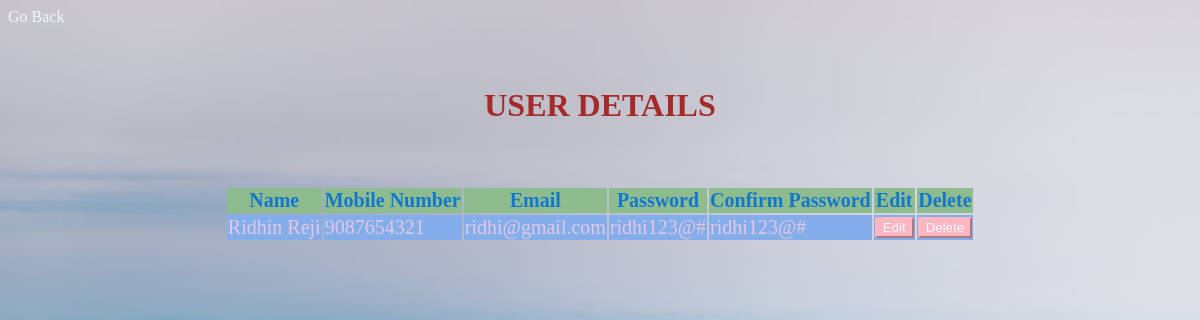
The page /AdminApp/userview on the database its author committed.
### userapp/models.py (models this page shows)
class reg_tbl(models.Model):
    fnm = models.CharField(max_length=25)
    mob = models.IntegerField()
    eml = models.EmailField()
    psw1 = models.CharField(max_length=25)
    psw2 = models.CharField(max_length=25)

### AdminApp/views.py (the view)
# urls.py: path('userview',views.userview),
def userview(request):
    obj=reg_tbl.objects.all()
    return render(request,"details.html",{"data":obj})

### Templates/details.html (shortened to what this page needs)
{% load static %}
<body style="background-image:url({% static 'images/user.jpg' %});background-repeat:no-repeat;background-size:cover;">
    <a href="/AdminApp/adminhome">Go Back</a>
    <center>
    <form method="post"action="/AdminApp/userview">
    <h1>USER DETAILS</h1>
    <table>
        <thead>
            <th>Name</th>
            <th>Mobile Number</th>
            <th>Email</th>
            <th>Password</th>
            <th>Confirm Password</th>
            <th>Edit</th>
            <th>Delete</th>
        </thead>
        <tbody>
            {% for m in data %}
            <tr>
                <td>{{m.fnm}}</td>
                <td>{{m.mob}}</td>
                <td>{{m.eml}}</td>
                <td>{{m.psw1}}</td>
                <td>{{m.psw2}}</td>
                <td><button><a href="/AdminApp/edit?idn={{m.id}}">Edit</a></button></td>
                <td><button><a href="AdminApp/delete?idn={{m.id}}">Delete</a></button></td>
            </tr>
            {% endfor %}
        </tbody>
    </table>
</form>
</center>
</body>

### Templates/details.html (style rules this page uses)
table { padding-top: 40px; }
h1 { padding-top: 40px; color:brown; }
th { background-color: darkseagreen; color:rgb(18, 119, 207); font-size:20; }
tr { background-color: rgb(132, 173, 235); color:rgb(228, 199, 225); font-size:20; }
button { background-color: lightpink; border-color: lightpink ; }
a { text-decoration: none; color:aliceblue; }

### rows shown on the page
reg_tbl: fnm "Ridhin Reji", mob "9087654321", eml "ridhi@gmail.com", psw1 "ridhi123@#", psw2 "ridhi123@#"
